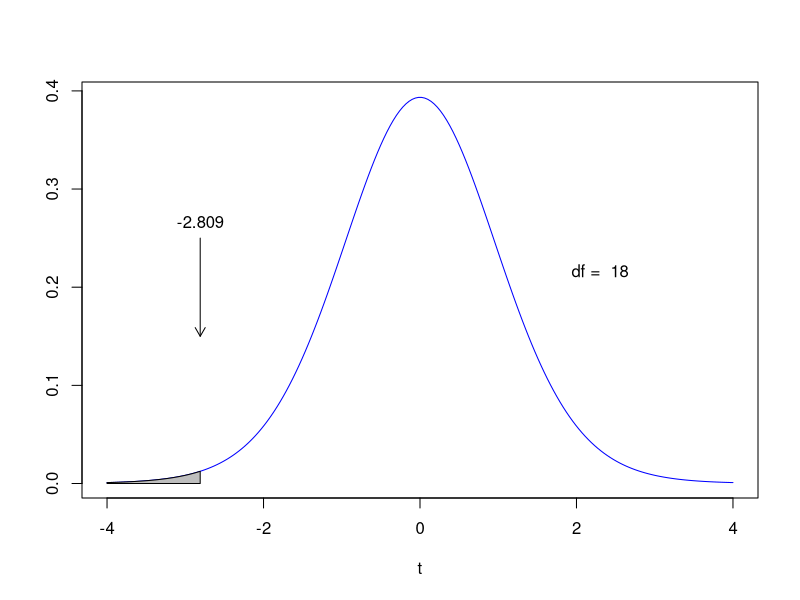

Generate this figure with R:
#define the vectors
rationA=c(10,8,12,11,9,6,6,9,5,6)
rationB=c(13,15,14,13,17,9,10,8,10,8)
#calculate the params
n1=length(rationA)
n2=length(rationB)
xbar1=mean(rationA)
xbar2=mean(rationB)
s1=sd(rationA)
s2=sd(rationB)
#observed statistic
obs=xbar1-xbar2
obs
#the pooled estimate of standard deviation
s.p=sqrt(((n1-1)*s1^2+(n2-1)*s2^2)/(n1+n2-2))
s.p
#the t statistic
t.stat=(xbar1-xbar2)/(s.p*sqrt(1/n1+1/n2))
t.stat
#degrees of freedom
df=n1+n2-2
df
#Now we draw the t distribution with df=18
#and shade the region corresponding to the t statistic
tt=seq(-4,4,length=200)
yy=dt(tt,df)
plot(tt,yy,type="l",col="blue",xlab="t",ylab="")
xx=seq(-4,t.stat,length=100)
yy=dt(xx,df)
polygon(c(-4,xx,t.stat),c(0,yy,0),col="gray")
arrows(t.stat,.25,t.stat,.15,length=0.1)
text(t.stat,.25,"-2.809",pos=3)
text(2.3,.2,paste("df = ",df),pos=3)
#the p-value
p=pt(t.stat,df)
p
#using the built-in package
t.test(rationA,rationB,alternative="less",var.equal=TRUE)
